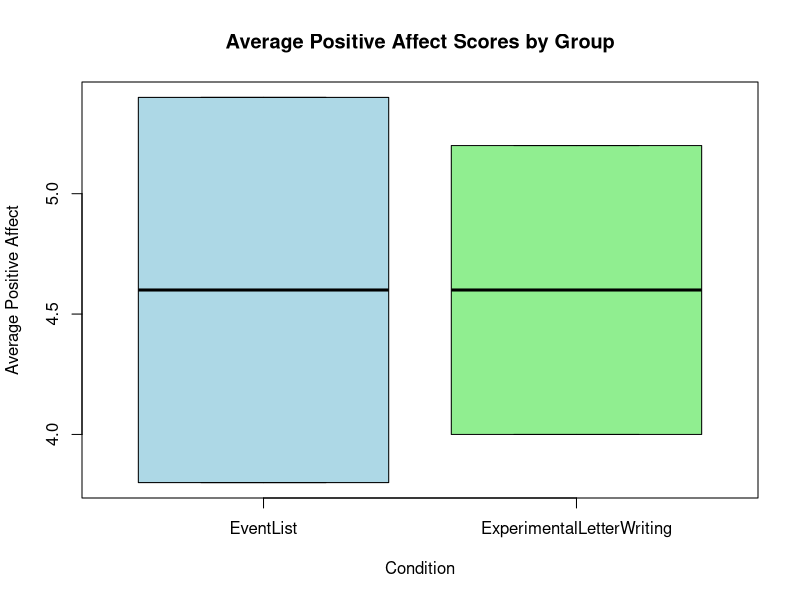
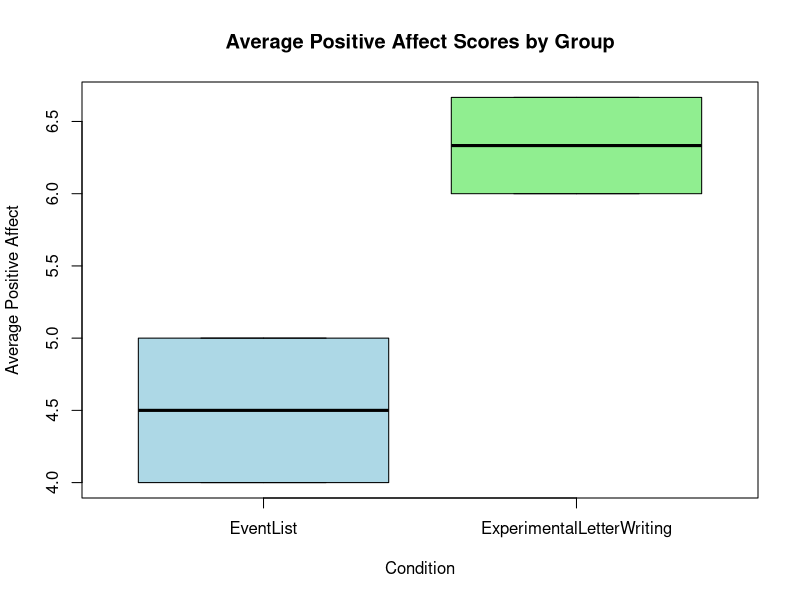

These figures' R source, in order:
## ---- chunk 1
# Calculate Correction Factor and Assign it to J_250
J_250 <- sqrt(125) * gamma(124.5) / gamma(125)

# Multiply g = 0.41 by the J(250) correction factor
ComputedCohens_d <- 0.41 * J_250
## ---- chunk 2
#| output: false
# Step 1: Set CRAN as the source to install `pwr`
options(repos = c(CRAN = "https://cloud.r-project.org"))

# Step 2: Install `pwr`
install.packages("pwr")

# Step 3: Load `pwr` into the current session
library(pwr)

# Step 4: Calculate Power
Power80 = pwr.t.test(d = ComputedCohens_d,
           sig.level = .05,
           power = .80,
           type = "two.sample",
           alternative = "two.sided")
## ---- chunk 3
install.packages("assertthat")
library(assertthat)
ProcessedData <- read.csv("../data/ProcessedData.csv")

assert_that(ncol(ProcessedData)==20)
## ---- chunk 4
KeyResults <- t.test(PositiveAffect_AveragedScore ~ Condition,
                     alternative = "two.sided",
                     var.equal = TRUE,
                     data = ProcessedData)
## ---- chunk 5

install.packages("rstatix")
library(rstatix)

#Degrees of Freedom
DegFr = as.numeric(KeyResults$parameter)
J_Correction = gamma(DegFr/2) / (sqrt(DegFr/2)*gamma((DegFr-1)/2))

CohenD <- cohens_d(PositiveAffect_AveragedScore ~ Condition, data = ProcessedData, var.equal = TRUE)

HedgesG <- J_Correction * CohenD$effsize
HedgesG
## ---- chunk 6
boxplot(PositiveAffect_AveragedScore ~ Condition, data = ProcessedData, main = 'Average Positive Affect Scores by Group', ylab = 'Average Positive Affect', col = c("lightblue", "lightgreen"))
## ---- chunk 7
# Gratitude will be the composite (averaged) score of its indicators
ProcessedData$Gratitude_AveragedScore <- rowMeans(ProcessedData[,c("Grateful", "Appreciative", "Thankful")])
boxplot(Gratitude_AveragedScore ~ Condition, data = ProcessedData, main = 'Average Positive Affect Scores by Group', ylab = 'Average Positive Affect', col = c("lightblue", "lightgreen"))
